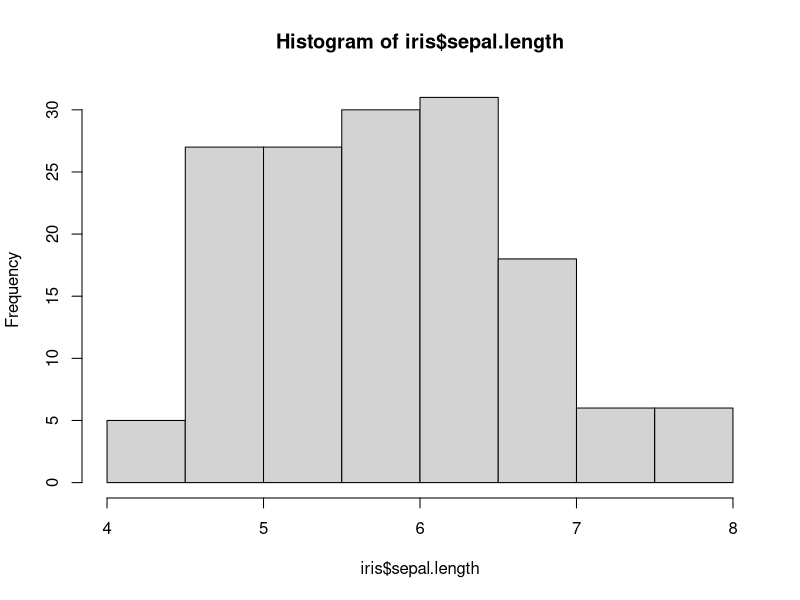
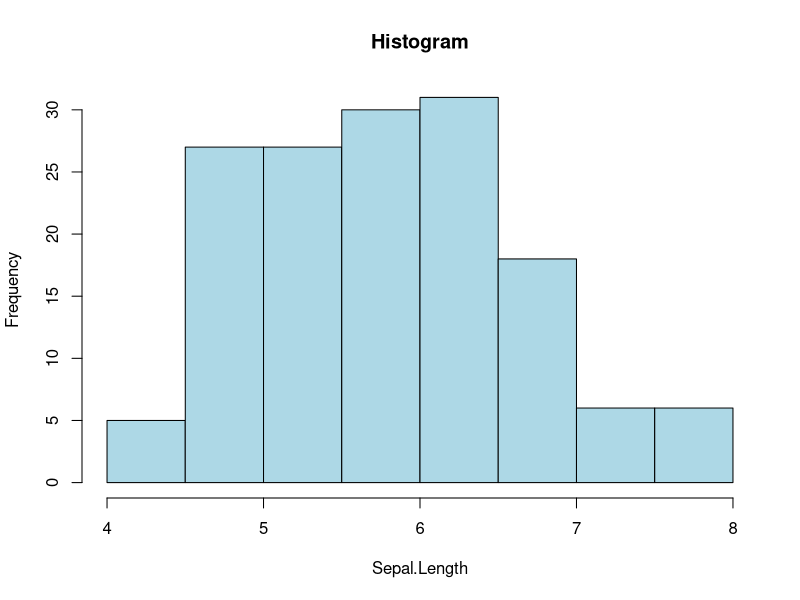
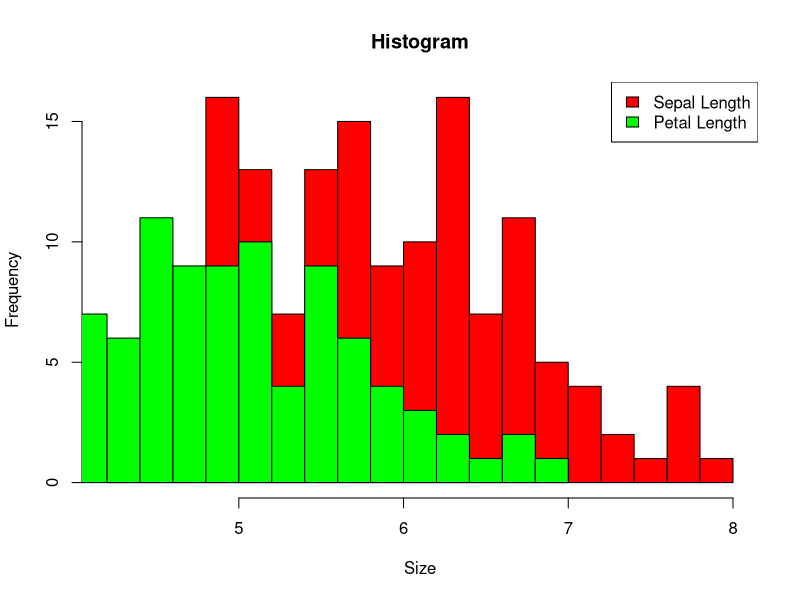
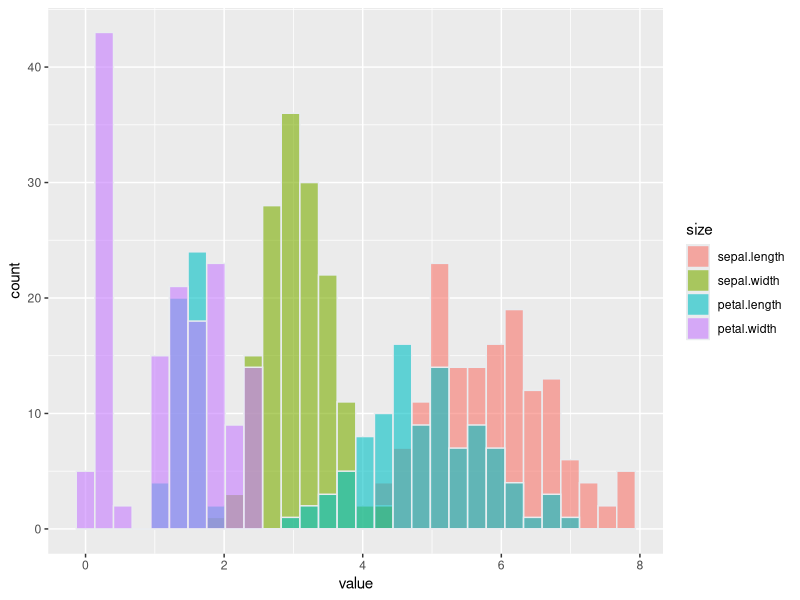
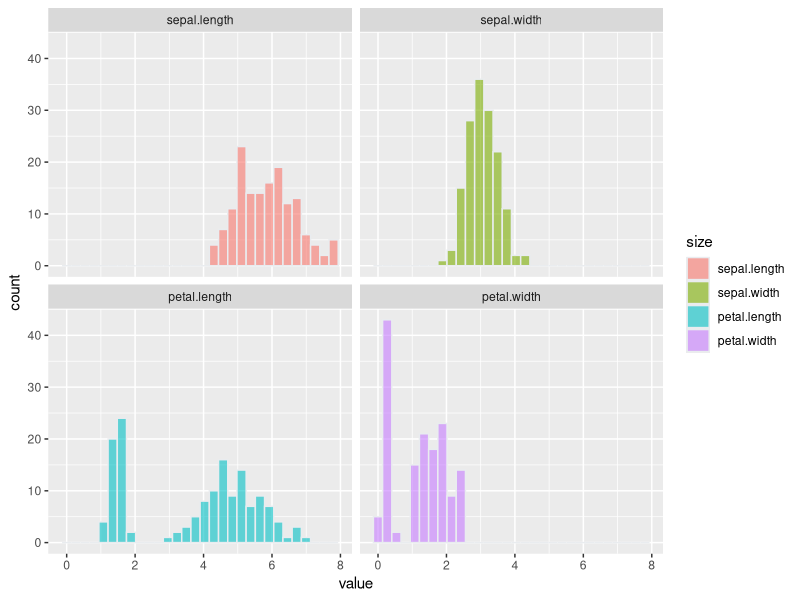
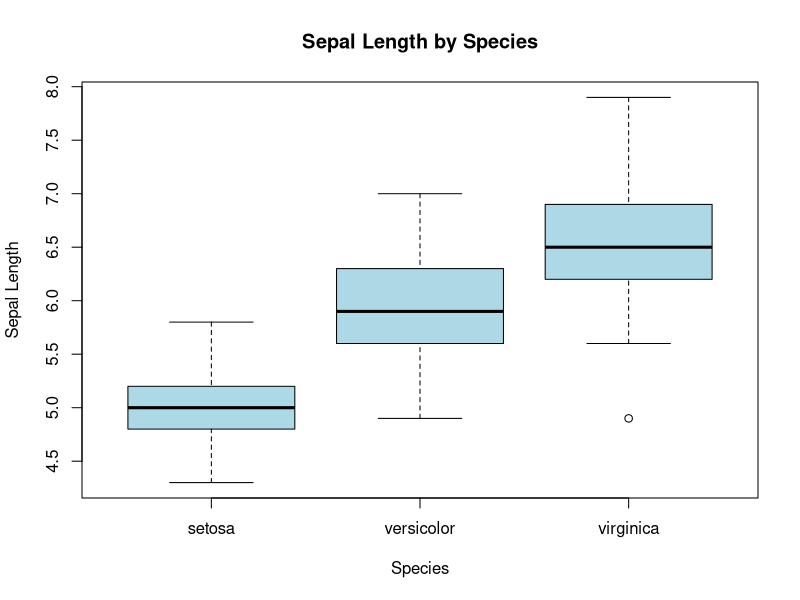
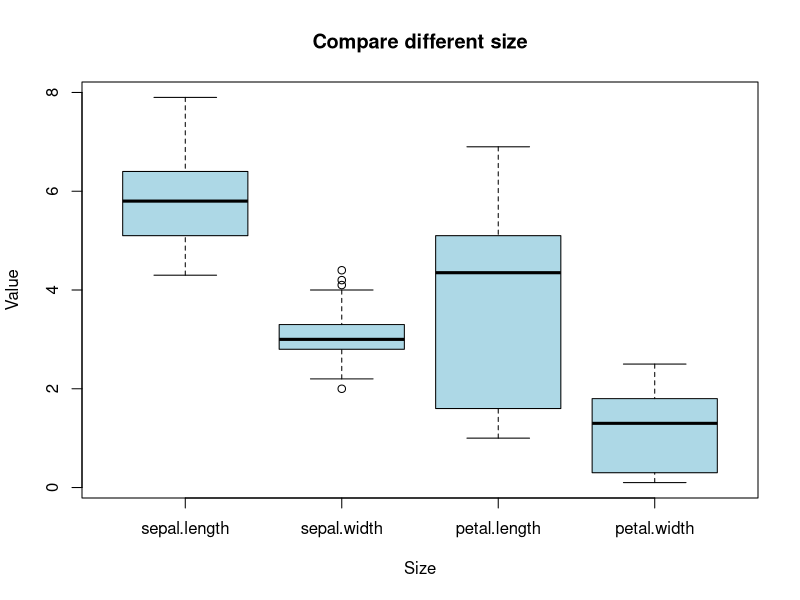
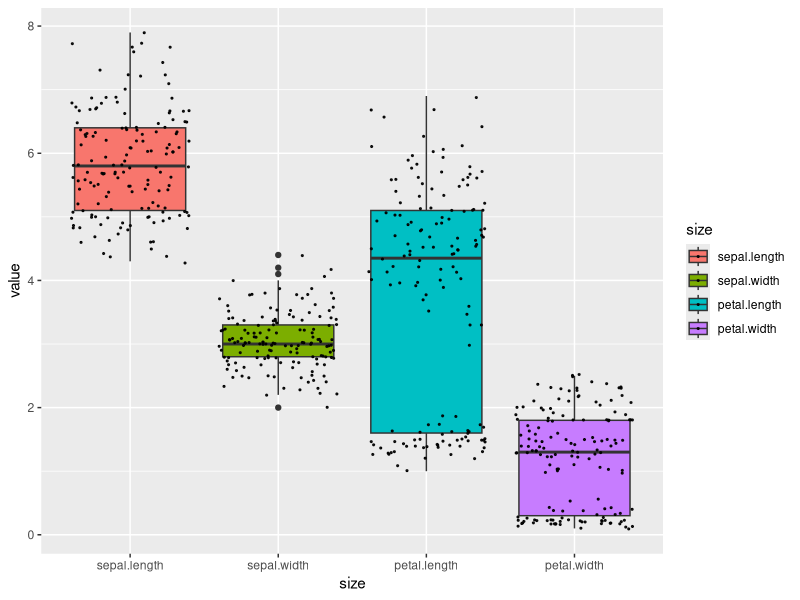

Recreate these plots in R, in order.
#Install package
install.packages('dplyr')
install.packages('ggplot2')
install.packages('GGally')
install.packages('cluster')
install.packages('fpc')

library(dplyr)
library(reshape2)
library(ggplot2)
library(GGally)
library(cluster)
library(fpc)
#Explore Iris Dataset
iris
data(iris) 
#Use head to show top rows from data
head(iris)
head(iris,10)

#STEP 1: EXPLORE DATA ----------------------------
#1.1 Function summary to review data
summary(iris)

#1.2 Function names to show columns name
names(iris)
names(iris) <- tolower(names(iris))

#1.3 Function dim to show row and column counts
dim(iris)

#1.4 Function class to show data structure
class(iris)

#1.5 Function typeof and str to show data type
typeof(iris$sepal.length)
str(iris$sepal.length)

typeof(iris$species)
class(iris$species)
str(iris$species)

#STEP 2: TRANSFORM DATA  --------------------------
#2.1 Split data into subset
virginica <- iris[iris$species == 'virginica',]
virginica2 <- iris[iris$species == 'virginica' & iris$sepal.length > 6,]
head(virginica)

#2.2 Function select to select columns
selected <- select(iris, sepal.length, sepal.width)
head(selected)

#2.3 Function mutate to add column
newcol <- mutate(iris, longer = sepal.length / sepal.width )
newcol <- mutate(newcol, longer.2x = sepal.length > 2*sepal.width )
tail(newcol)

#2.4 Function arrange to sort data
newcol <- arrange(newcol, sepal.width)
newcol <- arrange(newcol, desc(sepal.width))


#2.5 Function melt to unpivot table (wide -> long)
iris.melt <- melt(iris, id = 'species', variable.name = 'size')
head(iris.melt)

#STEP 3: VISUALIZE DATA -----------------------
#3.1 Function hist to show histogram
hist(iris$sepal.length)

hist(iris$sepal.length,
     col='light blue',
     main='Histogram',
     xlab='Sepal.Length',
     ylab='Frequency')

hist(iris$sepal.length, col='red', breaks=20, main='Histogram', xlab='Size')
hist(iris$petal.length, col='green',breaks=30, add=TRUE)
legend('topright', 
       c('Sepal Length', 'Petal Length'), 
       fill=c('red', 'green'))

#3.2 Use ggplot to create charts
ggplot(iris.melt, aes(x=value, fill=size)) +
  geom_histogram(color ='#e9ecef', alpha = 0.6, position = 'identity')

ggplot(iris.melt, aes(x=value, fill=size)) +
  geom_histogram(color ='#e9ecef', alpha = 0.6, position = 'identity') +
  facet_wrap(~size)


#3.3 Function boxplot to create boxplot
boxplot(sepal.length ~ species,
        data = iris,
        main = 'Sepal Length by Species',
        xlab = 'Species',
        ylab = 'Sepal Length',
        col = 'light blue',
        border = 'black')

boxplot(value ~ size,
        data = iris.melt,
        main = 'Compare different size',
        xlab = 'Size',
        ylab = 'Value',
        col = 'light blue',
        border = 'black')


ggplot(iris.melt, aes(x=size, y=value, fill=size)) +
  geom_boxplot()+
  geom_jitter(color = 'black', size = 0.4, alpha = 0.9)

#3.4 Function plot to create scatter plot
plot(iris)

plot(iris[,1:4])

plot(iris$sepal.width, iris$sepal.length,
     col = 'steelblue',
     main = 'Scatterplot',
     xlab = 'Sepal Width',
     ylab = 'Sepal Length',
     pch = 19)

pairs(iris[,1:4],col=iris[,5],oma=c(4,4,6,12))
par(xpd=TRUE)

ggplot(iris, aes(x=sepal.length, y=sepal.width, color=species)) + 
  geom_point(size=5) 

ggpairs(iris,
        columns = 1:4,
        aes(color = species, alpha = 0.5))


#STEP 4: HYPOTHESIS TESTING WITH T-test ---------------
setosa <- iris[iris$species == 'setosa',]
versicolor <- iris[iris$species == 'versicolor',]

t.test(x= setosa$petal.length, y = versicolor$petal.length)

#STEP 5: ANALYSIS WITH ANOVA -----------------------------

petal.length.aov <- aov(formula = petal.length ~ species, data = iris)

summary(object = petal.length.aov)

TukeyHSD(petal.length.aov)

#STEP 6: CATEGORIZE SPECIES WITH K-MEAN CLUSTERING -------------
iris.test <- iris

iris.test$species <- NULL

head(iris.test)

kmeans.result <- kmeans(iris.test, 3)

table(iris$species, kmeans.result$cluster)

plot(iris.test[c('sepal.length', 'sepal.width')], col = kmeans.result$cluster)

plotcluster(iris.test, kmeans.result$cluster)

clusplot(iris.test, kmeans.result$cluster, color = TRUE, shade = TRUE)
